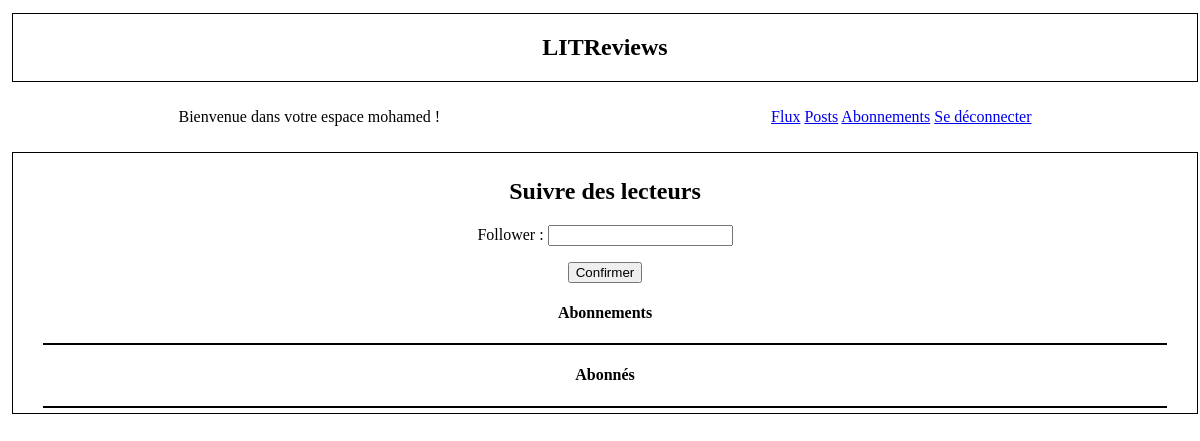
/followusers/ (signed in), run on an earlier commit of the app's database.
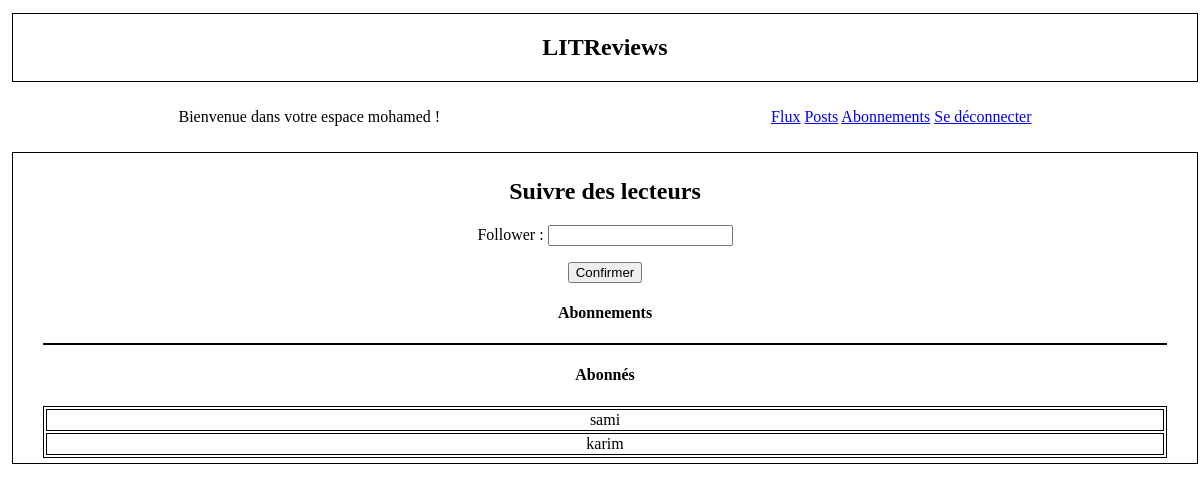
And on a later commit of the database.
### flux/models.py (models this page shows)
class UserFollows(models.Model):
    user = models.ForeignKey(
        to=settings.AUTH_USER_MODEL,
        on_delete=models.CASCADE,
        related_name="following"
    )
    followed_user = models.ForeignKey(
        to=settings.AUTH_USER_MODEL,
        on_delete=models.CASCADE,
        related_name="followed_by",
    )
    objects = models.Manager()  # Ajout du gestionnaire d'objets par défaut
    class Meta:
        unique_together = (
            "user",
            "followed_user",
        )

### authentication/models.py (models this page shows)
class User(AbstractUser):
    AUTHOR = "AUTHOR"
    FOLLOWER = "FOLLOWER"
    ROLE_CHOICES = (
        (AUTHOR, "Auteur"),
        (FOLLOWER, "Abonné"),
    )
    profile_photo = models.ImageField(verbose_name="Image de profil")
    role = models.CharField(max_length=30,
                            choices=ROLE_CHOICES, verbose_name="Rôle")

### flux/views.py (the view)
# urls.py: path("followusers/", follow_users, name="follow_users"),
@login_required
def follow_users(request):
    context = {}
    if request.method == "POST":
        form = FollowUsersForm(request.POST)
        if form.is_valid():
            follower = form.cleaned_data["follower"]
            try:
                user = User.objects.get(username__exact=follower)
            except User.DoesNotExist:
                user = None
            if user:
                UserFollows.objects.create(user=request.user, followed_user=user)
                return redirect("follow_users")
    else:
        form = FollowUsersForm()
    context["form"] = form
    context["following"] = UserFollows.objects.filter(user=request.user)
    context["followed_by"] = UserFollows.objects.filter(followed_user=request.user)
    return render(request, "flux/follow_users.html", context)

### flux/forms.py
class FollowUsersForm(forms.Form):
    follower = forms.CharField(max_length=100)

### flux/templates/flux/follow_users.html (shortened to what this page needs)
{% extends 'base.html' %}
{% block content %}
    <h2>Suivre des lecteurs</h2>
    <form method="post">
        {{ form.as_p }}
        <button type="submit" >Confirmer</button>
    </form>
    <div class="Abonnements">
        <h4>Abonnements</h4>
        <table style="width: 100%;">
        </table>
    </div>
    <div class="Abonnes">
        <h4>Abonnés</h4>
        <table style="width: 100%;">
            {% for user in followed_by %}
            <tr>
                <td>{{ user.user.username }}</td>
            </tr>
            {% endfor %}
        </table>
    </div>
{% endblock content %}

What changed in the data, as far as the page shows it:
added UserFollows: user.username "sami"
added UserFollows: user.username "karim"
